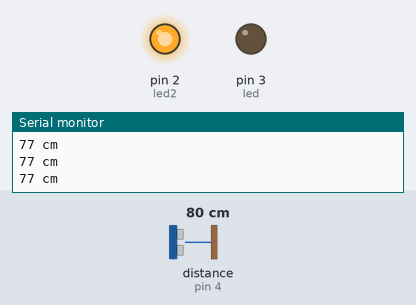
Recording of a sketch running on a simulated Arduino Uno, built with avr-gcc and run on an emulated ATmega328P. Parts: output pins drawn as LEDs (lit = HIGH), the last lines printed to the serial monitor. Wiring (inferred from the names in the program): ultrasonic range finder: trigger pin 5; echo pin 4. Inputs (shaded band) come from the test bench; at power-on: distance to the obstacle (sensor on pin 4) 80 cm. The echo pulse lasts 58.3 µs per cm; pins used as bus, display or sensor lines are not drawn.

Above: at 1.3 s.
1.4 s: distance to the obstacle (sensor on pin 4) set to 12 cm
2.9 s: distance to the obstacle (sensor on pin 4) set to 9 cm
At 4.2 s:
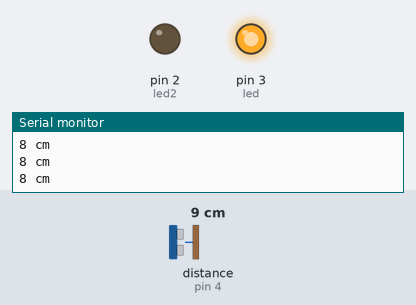
4.5 s: distance to the obstacle (sensor on pin 4) set to 18 cm
At 5.7 s:
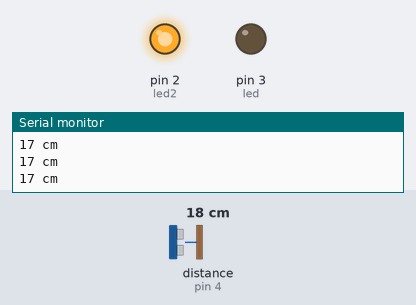
6.0 s: distance to the obstacle (sensor on pin 4) set to 2 cm
At 7.1 s:
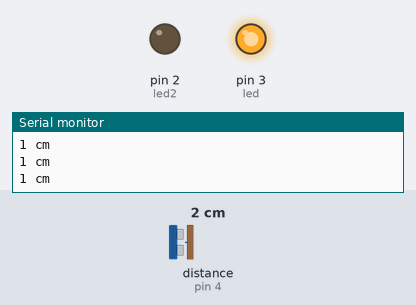
Timing chart, 0 to 8.5 s (numbered marks = the images above; inputs shaded):
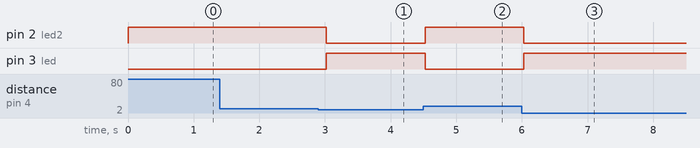

The sketch:

ultra-sonic.ino
```cpp
// Code from: https://www.instructables.com/id/Simple-Arduino-and-HC-SR04-Example/

#define trigPin 5
#define echoPin 4
#define led 3
#define led2 2

void setup() {
    Serial.begin (9600);
    pinMode(trigPin, OUTPUT);
    pinMode(echoPin, INPUT);
    pinMode(led, OUTPUT);
    pinMode(led2, OUTPUT);
}

void loop() {
    long duration, distance;
    digitalWrite(trigPin, LOW);  // Added this line
    delayMicroseconds(2); // Added this line
    digitalWrite(trigPin, HIGH);
    //  delayMicroseconds(1000); - Removed this line
    delayMicroseconds(10); // Added this line
    digitalWrite(trigPin, LOW);
    duration = pulseIn(echoPin, HIGH);
    distance = (duration/2) / 30.1;
    if (distance < 10) {  // This is where the LED On/Off happens
        digitalWrite(led,HIGH); // When the Red condition is met, the Green LED should turn off
        digitalWrite(led2,LOW);
    }
    else {
        digitalWrite(led,LOW);
        digitalWrite(led2,HIGH);
    }
    if (distance >= 200 || distance <= 0){
        Serial.println("Out of range");
    }
    else {
        Serial.print(distance);
        Serial.println(" cm");
    }
    delay(500);
}
```

Measured:
- the behaviour switches between 11 and 10 cm on distance to the obstacle (sensor on pin 4) (found by bisection; images 0 and 1)
- after the input at 2.9 s, pin 2 (led2): HIGH → LOW after 0.12 s; pin 3 (led): LOW → HIGH after 0.12 s
- after the input at 4.5 s, pin 2 (led2): LOW → HIGH at once; pin 3 (led): HIGH → LOW at once
- after the input at 6.0 s, pin 2 (led2): HIGH → LOW at once; pin 3 (led): LOW → HIGH at once
